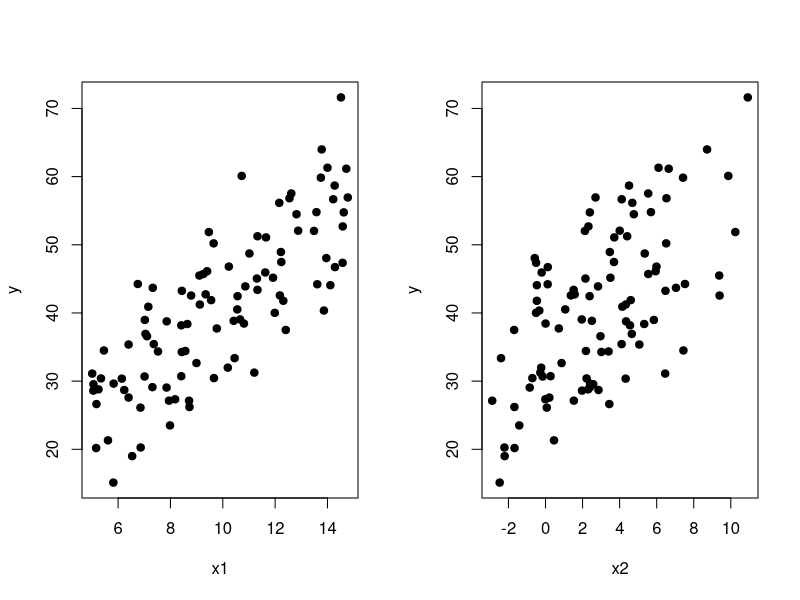

This chart was generated by the following R code:
## ---- chunk 1
set.seed(2026) #Mengunci angka acak agar hasil simulasi tetap sama setiap kali dijalankan.
n <- 100
p <- 3

x1 <- runif(n,5,15)
x2 <- rnorm(n,3,3)
x0 <- rep(1,n)
X  <- data.frame(x0,x1,x2)
X
## ---- chunk 2
e  <- rnorm(n,0,3)
y <- 5 + 3*x1 + 2*x2 + e
rand.comp <- data.frame(e,y)
rand.comp
## ---- chunk 3
dt <- data.frame(y,x1,x2)
dt
## ---- chunk 4
par(mfrow=c(1,2)) #Membagi jendela grafik menjadi 1 baris dan 2 kolom.
plot(x1, y, pch=19) #Buat Scatter Plot
plot(x2, y, pch=19) #Buat Scatter Plot
## ---- chunk 5
y <- as.matrix(y)
X <- as.matrix(cbind(x0,x1,x2))
b <- solve(t(X)%*%X)%*%t(X)%*%y;round(b,4)
## ---- chunk 6
b0<-b[1];b0
## ---- chunk 7
b1<-b[2];b1
## ---- chunk 8
b2<-b[3];b2
## ---- chunk 9
sigma_kuadrat <- (t(y)%*%y-t(b)%*%t(X)%*%y)/(n-p) #Menghitung varians dari galat (Residual Mean Square).
Res_se <- sqrt(sigma_kuadrat)
round(Res_se,3)
## ---- chunk 10
df <- n-p
df
## ---- chunk 11
y_duga <- b0+b1*x1+b2*x2 #Menghitung nilai $y$ prediksi berdasarkan parameter yang ditemukan
Y <- data.frame(y,y_duga);Y
## ---- chunk 12
R_squared <- (cor(y,y_duga))^2;round(R_squared,4) #Mengukur seberapa besar model mampu menjelaskan variasi data.
## ---- chunk 13
R_squared_adj <- 1-((1-R_squared)*(n-1)/(n-p));round(R_squared_adj,4) #Penyesuaian $R^2$ agar lebih objektif karena adanya lebih dari satu variabel independen.
## ---- chunk 14
KTReg <- sum((y_duga-mean(y))^2)/(p-1)
galat <- y-(b0+b1*x1+b2*x2)
KTG   <- sum(galat^2)/(n-p)
Fhit  <- KTReg/KTG;round(Fhit,0)
## ---- chunk 15
dbreg <- p-1;dbreg
## ---- chunk 16
dbg <- n-p;dbg
## ---- chunk 17
pf(Fhit, dbreg, dbg, lower.tail = F)
## ---- chunk 18
se_b <- sqrt(sigma_kuadrat[1]*solve(t(X)%*%X))
## ---- chunk 19
cov_beta <- sigma_kuadrat[1] * solve(t(X) %*% X)
se_b <- sqrt(diag(cov_beta)); round(se_b,4)
## ---- chunk 20
t_b0 <- b0/se_b[1];round(t_b0,2)
## ---- chunk 21
2*pt(-abs(t_b0 ),df <- n-p)
## ---- chunk 22
t_b1 <- b1/se_b[2];round(t_b1,2)
## ---- chunk 23
2*pt(-abs(t_b1 ),df <- n-p)
## ---- chunk 24
t_b2 <- b2/se_b[3];round(t_b2,2)
## ---- chunk 25
2*pt(-abs(t_b2 ),df <- n-p)
## ---- chunk 26
t <- qt(.975, df <- n-p)

BB_b0 <- b0-t*se_b[1]
BA_b0 <- b0+t*se_b[1]

BB_b1 <- b1-t*se_b[2]
BA_b1 <- b1+t*se_b[2]

BB_b2 <- b2-t*se_b[3]
BA_b2 <- b2+t*se_b[3]

Batas.Bawah <- as.matrix(c(round(BB_b0,6),round(BB_b1,6),round(BB_b2,6)))
Batas.Atas <- as.matrix(c(round(BA_b0,6),round(BA_b1,6),round(BA_b2,6)))

Selang.Kepercayaan <- cbind(Batas.Bawah, Batas.Atas)
colnames(Selang.Kepercayaan ) <- c("Batas bawah Selang (2.5%)", "Batas atas Selang (97.5%)")
rownames(Selang.Kepercayaan ) <- c("Intersept", "b1", "b2")
Selang.Kepercayaan
## ---- chunk 27
model_reg <- lm(y~x1+x2, data= dt)
summary(model_reg)
## ---- chunk 28
anova(model_reg)
## ---- chunk 29
confint(model_reg, level = 0.95)
## ---- chunk 30
koef<- as.matrix(model_reg$coefficients)
penduga <- cbind(b, koef)
colnames(penduga) <- c('matriks', 'fungsi lm')
rownames(penduga) <- c("intersep", "b1", "b2")
penduga
